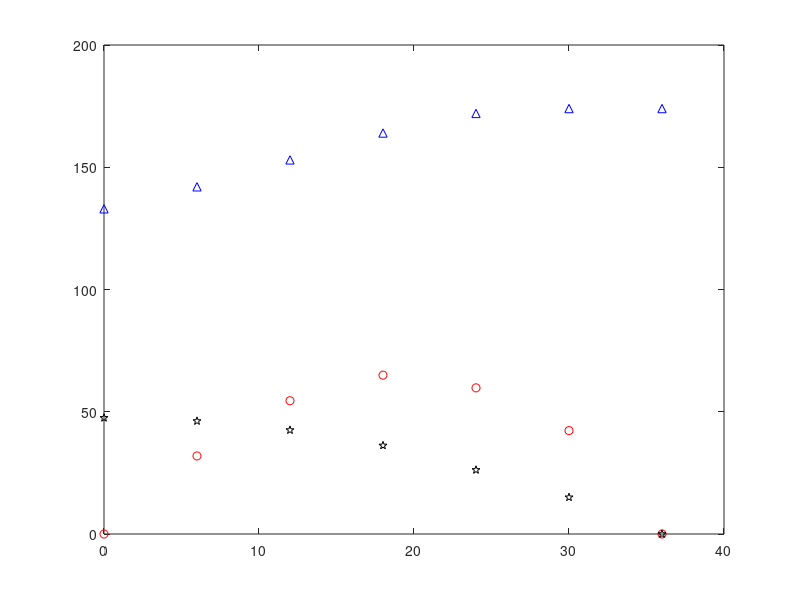

Write MATLAB code to recreate this figure. (Note: this script raises an error after producing the figure.)
% -------------------------------------------------------------------------
% 
% Yiğit Günsür ELMACIOĞLU  -  2017405120
% 
% -------------------------------------------------------------------------

clc
clear
close all

Q = [ 0 6 12 18 24 30 36 ] ;
H = [ 47.5 46.2 42.5 36.2 26.2 15 0 ] ;
Power = [ 133 142 153 164 172 174 174 ] ;

g = 9.81 ;
rho = 1000 ;
Lpm_to_kgps = 1/60000 ;     % conversion factor from lpm to kg/s

efficiency = Q.*H*rho*g*Lpm_to_kgps./Power*100 ;

plot(Q,efficiency,'ro',Q,Power,'b^',Q,H,'kp')

eff = fit(Q',efficiency','poly2');
Head = fit(Q',H','poly2');
Power_f = fit(Q',Power','poly2');

q_range = 0:0.1:36 ;
hold on 
plot(eff,'r')
hold on 
plot(Head,'k')
hold on 
plot(Power_f,'b')
grid on
xlabel('Q, Flowrate (lpm)')
legend('\eta Data','Power Data','Head Data','\eta Performance Curve','Power Performance Curve','Head Performance Curve')
